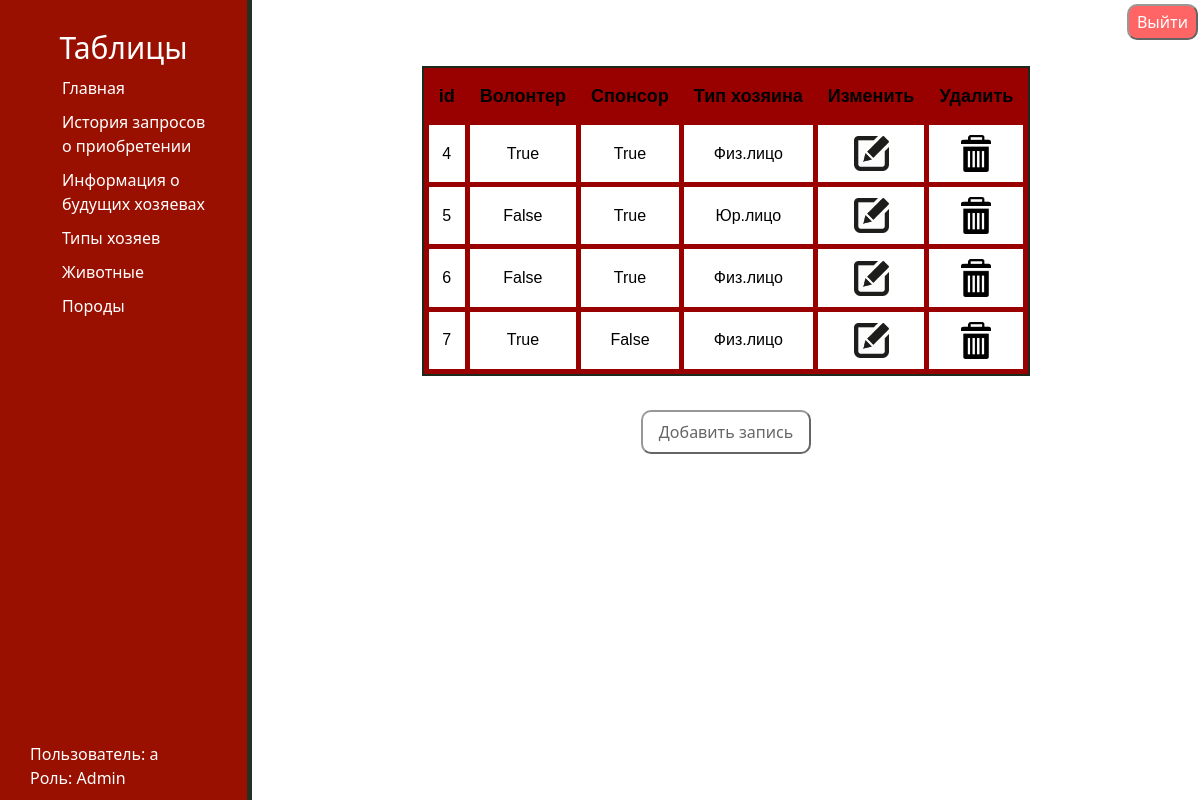
The page /table_show/2 (signed in) on the database its author committed.
### main/models.py (models this page shows, shortened)
class ClientGroup(models.Model):
    isRelible = models.BooleanField('Надёжный', default=False)
    isVIP = models.BooleanField('VIP', default=False)
    type = models.CharField('Тип клиента', max_length=50)
    names = ["id", "Волонтер", "Спонсор", "Тип хозяина"]
    class Meta:
        verbose_name = 'Группа клиентов'
        verbose_name_plural = 'Группы клиентов'

### main/views.py (the view)
# urls.py: path('table_show/<int:idx>', views.table_view, name='table_show'),
def table_view(request, idx):
    role = get_role(request.user)
    locked_tables = [0, 1]
    if idx in locked_tables and (role == "Client" or role == ""):
        return redirect('/main')
    table = []
    model = [CallHistory, ClientInfo, ClientGroup, Bank, BankType]
    table_name = ["История обращений", "Информация о клиенте", "Группы клиентов", "Банк", "Тип банка"]
    if idx == 0:
        for m in CallHistory.objects.all():
            table.append({"id": m.id, 0: m.fio, 1: m.date, 2: m.text, 3: m.clientId, 4: m.bankId})
    elif idx == 1:
        for m in ClientInfo.objects.all():
            table.append({"id": m.id, 0: m.address, 1: m.age, 2: m.phoneNumber, 3: m.clientId})
    elif idx == 2:
        for m in ClientGroup.objects.all():
            table.append({"id": m.id, 0: m.isRelible, 1: m.isVIP, 2: m.type})
    elif idx == 3:
        for m in Bank.objects.all():
            table.append({"id": m.id, 0: m.bankName, 1: m.address, 3: ", ".join(map(str, m.bankType.all()))})
    elif idx == 4:
        for m in BankType.objects.all():
            table.append({"id": m.id, 0: m.bankType})
    return render(request, 'main/table_show.html',
                  {'table_id': idx,
                   'table': table,
                   'names': model[idx].names,
                   'table_name': table_name[idx],
                   'role': role})

### main/views.py (called while the page is built)
def get_role(user):
    template = ""
    if user.is_authenticated:
        if user.is_superuser:
            template = "Admin"
        elif user.groups.filter(name='Client').exists():
            template = "Client"
        elif user.groups.filter(name='Director').exists():
            template = "Director"
    return template

### main/templates/main/table_show.html (shortened to what this page needs)
{% extends 'main/layout.html' %}
{% load static %}
{% block content %}
    <div class="features">
        <h1>{{table_name}}</h1>
    </div>
    <table border="1">
        <tr>
            {% for name in names %}
            <th>{{ name }}</th>
            {% endfor %}
            {% if user.is_authenticated %}
                {% if role == "Admin" or role == "Director" %}
            <th>Изменить</th>
            <th>Удалить</th>
                {% endif %}
            {% endif %}
        </tr>
            {% for t in table %}
            <tr>
                {% for k, v in t.items %}
                <td> {{v}} </td>
                {% endfor %}
                {% if user.is_authenticated %}
                    {% if role == "Admin" or role == "Director" %}
                <td><center><a href="{% url 'table_change' idx=table_id el=t.id command='edit' %}" id="btn1"><img id="edit" src="{% static 'main/img/edit.png' %}"></a></center></td>
                <td><center><a href="{% url 'table_change' idx=table_id el=t.id command='delete' %}" id="btn2"><img id="delete" src="{% static 'main/img/delete.png' %}"></a></center></td>
                    {% endif %}
                {% endif %}
            </tr>
            {% endfor %}
    </table>
        {% if user.is_authenticated %}
            {% if role == "Admin" or role == "Director" %}
        <div class="center">
            <button id="btn3"><a href="{% url 'table_change' idx=table_id el=0 command='add' %}" >Добавить запись</a></button>
        </div>
        {% endif %}
            {% endif %}
{% endblock %}

### main/templates/main/layout.html (shortened to what this page needs)
{% load static %}
<!doctype html>
<html lang="en">
<head>
    <link rel="stylesheet" href="https://cdn.jsdelivr.net/npm/bootstrap@5.2.3/dist/css/bootstrap.min.css">
    <link rel="stylesheet" href="https://cdn.jsdelivr.net/npm/bootstrap-icons@1.10.2/font/bootstrap-icons.css">
    <link rel="stylesheet" href="{% static 'main/css/main.css' %}">
</head>
<body>
    <aside>
        <h3 id="navigation">Таблицы</h3>
        <ul>
            <a href="{% url 'home' %}"> <li> Главная</li> </a>
            {% if user.is_authenticated %}
                {% if role == "Admin" or role == "Director" %}
                <a href="{% url 'table_show' 0 %}"> <li></i> История запросов о приобретении</li> </a>
                <a href="{% url 'table_show' 1 %}"> <li> Информация о будущих хозяевах</li> </a>
                {% endif %}
            {% endif %}
            <a href="{% url 'table_show' 2 %}"> <li> Типы хозяев</li> </a>
            <a href="{% url 'table_show' 3 %}"> <li> Животные</li> </a>
            <a href="{% url 'table_show' 4 %}"> <li> Породы</li> </a>
        </ul>
        <div id="user">Пользователь: {{user}}<br>
            {% if user.is_authenticated %}
                Роль: {{role}}
            {% endif %}
        </div>
    </aside>
    <main style="height: 100%">
        {% if user.is_authenticated %}
        <div class="reg_log">
            <button id="exitBtn"><a href="{% url 'logout' %}">Выйти</a></button>
        </div>
        {% else %}
        <div class="reg_log">
            <button id="regBtn"><a href="{% url 'registration' %}">Зарегистрироваться</a></button>
            <button id="logBtn"><a href="{% url 'login' %}">Вход</a></button>
        </div>
        {% endif %}
        {% block content %}
        {% endblock %}
    </main>
</body>
</html>

### main/static/main/css/main.css (style rules this page uses)
html { overflow:hidden; overflow-y:hidden; overflow-x:hidden; }
body { background-color: white; }
aside { float: left; background: #991000; width: 21%; padding: 2.5%; height: 100vh; color: white; border-right: 5px solid #243023; }
aside h3 { text-align: center; margin-left: auto; margin-right: auto; font-size: 30px; color: white; }
aside ul { list-style: none }
aside ul li { color: white; display: block; margin-top: 10px; transition: all .2s ease; }
aside ul li, aside ul a { text-decoration: none; }
main .features h1 { float: left; color: white; margin-top: 10px; text-align: center; width: 75%; }
table { margin-left: auto; margin-right: auto; font-family: "Lucida Sans Unicode", "Lucida Grande", Sans-Serif; text-align: left; border-collapse: separate; border-spacing: 5px; background: #990000; color: #000000; border: 2px solid #1e291d; }
table th { font-size: 18px; padding: 10px; text-align:center; }
table td { border-collapse: separate; background: white; padding: 10px; text-align:center; }
#edit { width: 35px; display: block; }
#delete { width: 30px; display: block; }
#btn1 { background: transparent; border: 0px }
#btn2 { background: transparent; border: 0px }
#btn3 { color: black; background: white; padding: 8px 16px; text-align: center; font-size: 16px; margin: 4px 2px; opacity: 0.6; transition: 0.3s; display: inline-block; cursor: pointer; border-radius: 10px; }
#btn3 a { color: black; text-decoration: none; }
#exitBtn { color: black; background: red; padding: 4px 8px; text-align: center; font-size: 16px; margin: 4px 2px; opacity: 0.6; transition: 0.3s; display: inline-block; cursor: pointer; border-radius: 10px; }
#exitBtn a { color: white; text-decoration: none; }
.center { margin-top: 30px; text-align: center; }
.reg_log { position: absolute; right: 0px; }
#user { position:absolute; bottom:10px; }

### rows shown on the page
ClientGroup: t "Физ.лицо"
ClientGroup: t "Юр.лицо"
ClientGroup: t "Физ.лицо"
ClientGroup: t "Физ.лицо"

### other values the page prints
{{ user }} "a"
{{ role }} "Admin"
{{ name }} "id" "Волонтер" "Спонсор" "Тип хозяина"
{{ v }} "4" "True" "True" "5" "False" "True" "6" "False" "True" "7" "True" "False"
